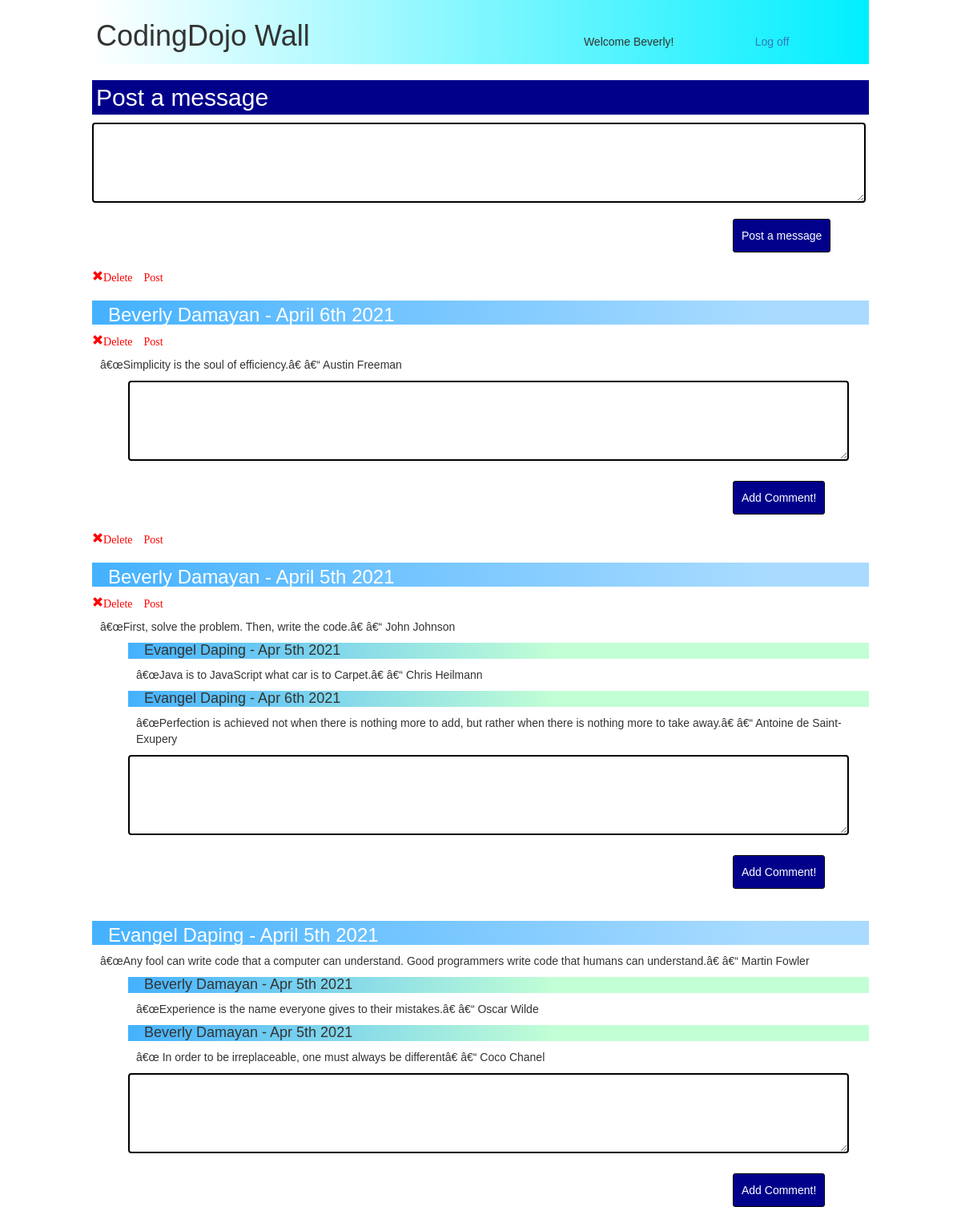
The page /wall.php?id=2 (signed in) on the database its author committed.
### tables this page shows
CREATE TABLE IF NOT EXISTS `messages` (
  `id` int(11) NOT NULL AUTO_INCREMENT,
  `user_id` int(11) NOT NULL,
  `message` text,
  `created_at` datetime DEFAULT NULL,
  `updated_at` datetime DEFAULT NULL,
  PRIMARY KEY (`id`),
  KEY `fk_messages_users_idx` (`user_id`)
);

CREATE TABLE IF NOT EXISTS `comments` (
  `id` int(11) NOT NULL AUTO_INCREMENT,
  `user_id` int(11) NOT NULL,
  `message_id` int(11) NOT NULL,
  `comment` text,
  `created_at` datetime DEFAULT NULL,
  `updated_at` datetime DEFAULT NULL,
  PRIMARY KEY (`id`),
  KEY `fk_comments_messages1_idx` (`message_id`),
  KEY `fk_comments_users1_idx` (`user_id`)
);

### connection.php (called while the page is built, shortened)
<?php
$connection = new mysqli(DB_HOST, DB_USER, DB_PASS, DB_DATABASE);
function fetch_all($query)
{
    $data = array();
    global $connection;
    $result = $connection->query($query);
    while ($row = mysqli_fetch_assoc($result)) {
        $data[] = $row;
    }
    return $data;
}

### wall.php (the view, shortened to what this page needs)
<?php
require('connection.php');
?>
<!doctype html>
<html lang="en">
<head>
	<link rel="stylesheet" href="https://maxcdn.bootstrapcdn.com/bootstrap/3.3.7/css/bootstrap.min.css">
	<link rel="stylesheet" type="text/css" href="styles.css">
</head>
<body>
	<div class="header">
		<h1>CodingDojo Wall</h1>
<?php 	if(isset($_SESSION['first_name']) && isset($_SESSION['user_id'])){ ?>
		<p class="headerText">Welcome <?= $_SESSION['first_name'] ?>!</p>
		<a href="logout.php">Log off</a>
	</div>
	<form class="message" action="process.php" method="post">
		<h2>Post a message</h2>
		<textarea name="mess"></textarea>
		<input class="button posts" type="submit" name="message" value="Post a message">
	</form>
<?php 	} else { ?>
		<p class="headerText">Login to be able to post messages and comment</p>
		<a href="index.php">Login!</a>
	</div>
<?php	}
		$query = "SELECT CONCAT_WS(' ', first_name, last_name) AS name,
				 message, messages.created_at AS dc,
				 messages.id AS message_id , messages.user_id AS uid FROM messages
				 LEFT JOIN users
				 ON messages.user_id = users.id
				 ORDER BY messages.created_at DESC";
		$results = fetch_all($query);
		foreach($results as $result) {
		$messageId = $result['message_id']; ?>
	<div class="message">
<?php	if(isset($_SESSION['first_name']) && isset($_SESSION['user_id'])){
	 		if($_SESSION['user_id'] == $result['uid']) {
				$delete = '<a class="delete glyphicon glyphicon-remove" href="process.php?messageId='.$messageId.'">Delete Post</a>';
				echo $delete;
			}
		} ?>
		<h3><?= $result['name']." - ".date('F jS Y', strtotime($result['dc'])) ?></h3>
<?php	if(isset($_SESSION['first_name']) && isset($_SESSION['user_id'])){
			if($_SESSION['user_id'] == $result['uid']) {
				$time = strtotime($result['dc']);
				$curtime = time();
				if(($curtime-$time)>1800) {
					$delete =  '<a class="delete glyphicon glyphicon-remove" href="process.php?messageId='.$messageId.'">Delete Post</a>';
					echo $delete;
				}
			}
		} ?>
		<p><?= $result['message'] ?></p>
<?php		$query2 = "SELECT CONCAT_WS(' ', first_name, last_name) AS cName,
				  DATE_FORMAT(comments.created_at, '%b %D %Y') AS cdc, comment FROM comments
				  LEFT JOIN users
				  ON comments.user_id = users.id
				  WHERE message_id='".$result['message_id']."'";
			$results2 = fetch_all($query2);
			foreach($results2 as $row2) { ?>
				<div class="comment">
					<h4><?= $row2['cName'].' - '.$row2['cdc'] ?></h4>
					<p><?= $row2['comment'] ?></p>
				</div>
<?php		}
			if(isset($_SESSION['first_name']) && isset($_SESSION['user_id'])) { ?>
		<form class="wall" action="process.php" method="post">
			<textarea class="commentText" name="comment"></textarea>
			<input class="button posts" type="submit" name="submit" value="Add Comment!">
		</form>
<?php 		} ?>
	</div>
<?php 	} ?>
</body>
</html>

### styles.css (style rules this page uses)
* { padding: 0; margin: 0; }
body { width: 970px; font-family: Verdana, sans-serif; margin: 0 auto; }
.header { background: rgb(24,36,0); background: linear-gradient(90deg, rgba(24,36,0,0) 0%, rgba(16,100,91,0) 0%, rgba(0,239,255,1) 100%); }
h1 { display: inline-block; width: 600px; padding: 5px; }
.button { border: 1px solid black; background-color: darkblue; color: white; padding: 10px; border-radius: 3px; }
textarea { resize: vertical; }
.headerText { display: inline-block; width: 200px; }
.posts { margin: 20px 0px 20px 800px; border: 1px solid black; background-color: darkblue; color: white; padding: 10px; border-radius: 3px; }
h2 { background-color: darkblue; color: white; padding: 5px; }
.wall { display: block; border: none; }
textarea { width: 966px; height: 100px; display: block; border: 2px solid black; border-radius: 4px; }
input.posts { margin: 20px 20px 20px 800px; }
h3 { background: rgb(24,36,0); background: linear-gradient(90deg, rgba(24,36,0,0) 0%, rgba(16,51,100,0) 0%, rgba(0,149,255,0.7329306722689075) 0%, rgba(0,149,255,0.34077380952380953) 86%); color: white; height: 30px; padding: 5px 0 5px 20px; }
.message { min-height: 100px; display: block; }
p { margin: 10px; }
h4 { background: rgb(24,36,0); background: linear-gradient(90deg, rgba(24,36,0,0) 0%, rgba(16,51,100,0) 0%, rgba(0,149,255,0.7329306722689075) 0%, rgba(0,255,74,0.23713235294117652) 58%); height: 20px; padding-left: 20px; }
.comment { min-height: 50px; display: block; margin: 5px 0px 5px 45px; }
.commentText { width: 900px; margin: 5px 0 5px 45px; }

### wall.php (style rules this page uses)
.delete { color: red; }

### rows shown on the page
messages: name "Beverly Damayan", created_at "April 6th 2021", message "â€œSimplicity is the soul of efficiency.â€ â€“ Austin Freeman"
messages: name "Beverly Damayan", created_at "April 5th 2021", message "â€œFirst, solve the problem. Then, write the code.â€ â€“ John Johnson"
comments: cName "Evangel Daping", cdc "Apr 5th 2021", comment "â€œJava is to JavaScript what car is to Carpet.â€ â€“ Chris Heilmann"
comments: cName "Evangel Daping", cdc "Apr 6th 2021", comment "â€œPerfection is achieved not when there is nothing more to add, but rather when there is nothing more to take away.â€ â€“ Antoine de Saint-Exupery"
messages: name "Evangel Daping", created_at "April 5th 2021", message "â€œAny fool can write code that a computer can understand. Good programmers write code that humans can understand.â€ â€“ Martin Fowler"
comments: cName "Beverly Damayan", cdc "Apr 5th 2021", comment "â€œExperience is the name everyone gives to their mistakes.â€ â€“ Oscar Wilde"
comments: cName "Beverly Damayan", cdc "Apr 5th 2021", comment "â€œ In order to be irreplaceable, one must always be differentâ€ â€“ Coco Chanel"

### other values the page prints
$_SESSION['first_name'] "Beverly"
